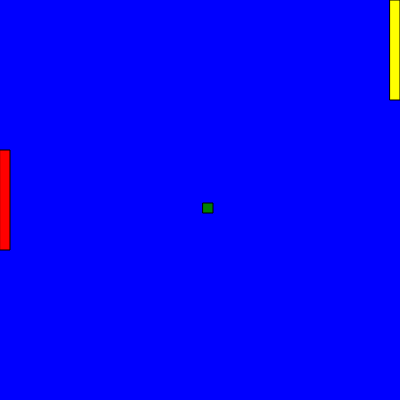
Frame 1 (no input)
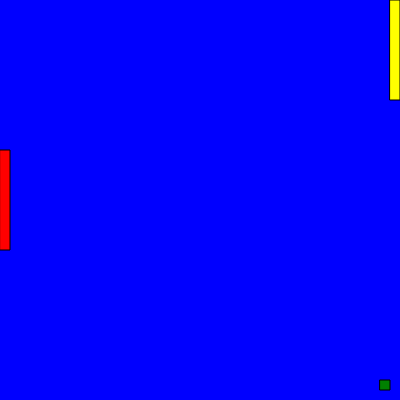
Frame 60 (no input)
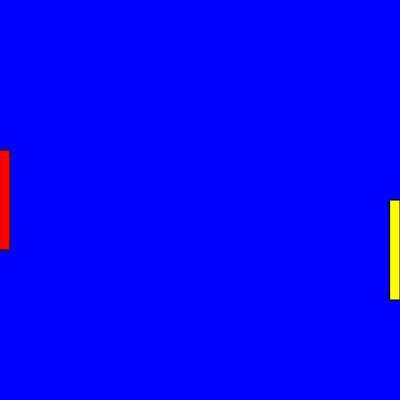
Frame 120 (the mouse pressed at the canvas centre since frame 60)

The p5.js sketch that drew these frames (run headless with seeded random() and noise() and a simulated clock; from frame 60 on, the mouse is pressed at the canvas centre):

// p5.js sketch
// ── sketch.js
var posX=200
var posY=200
function setup() {

  
  createCanvas(400, 400);
  
}

function draw() {
 background("blue") 
 fill("red")
  rect(0,150,10,100);
  fill("yellow")
  rect(390,mouseY,10,100);
  fill("green")
  posX=posX+3
  posY=posY+3
  rect(posX,posY,10,10);
  
  
  
}
